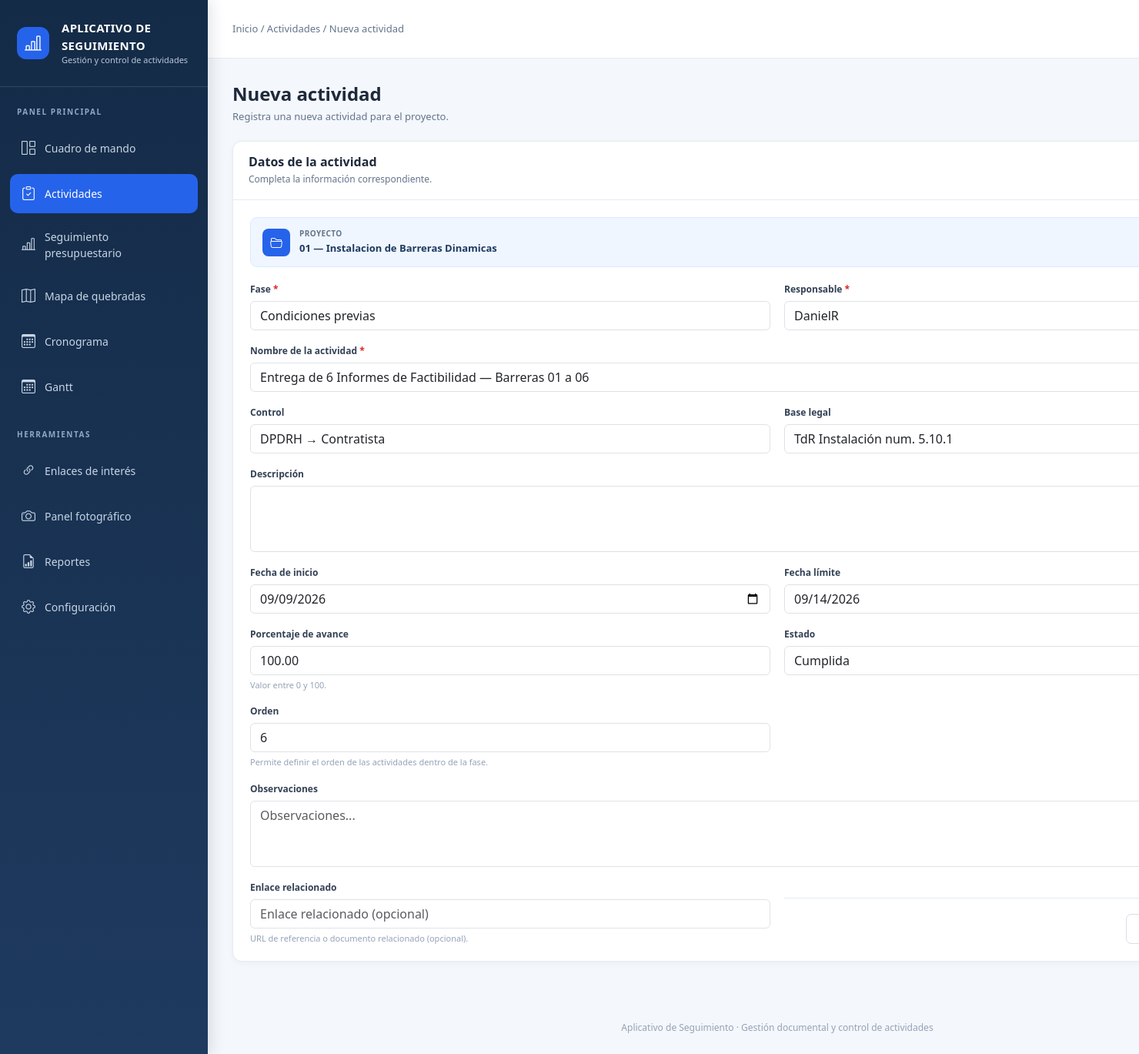
Before: /monitoreo/actividades/6/editar/ (signed in) with the older database file.
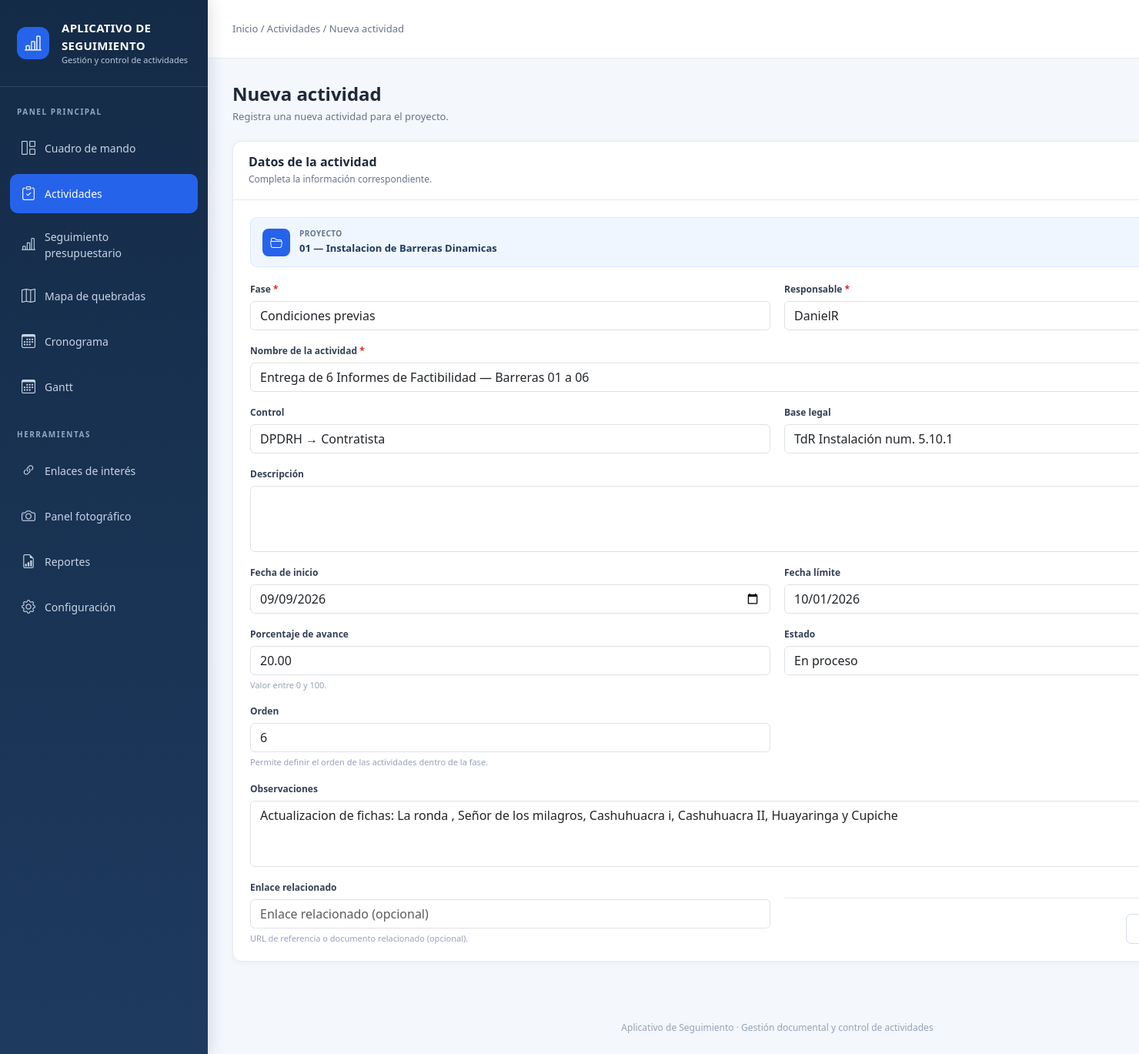
After: the same page with the newer database file.
### monitoreo/models.py (models this page shows, shortened)
class Proyecto(models.Model):
    class Estado(models.TextChoices):
        PLANIFICADO = "PLANIFICADO", "Planificado"
        EN_EJECUCION = "EN_EJECUCION", "En ejecución"
        SUSPENDIDO = "SUSPENDIDO", "Suspendido"
        FINALIZADO = "FINALIZADO", "Finalizado"
        CANCELADO = "CANCELADO", "Cancelado"
    codigo = models.CharField(
        max_length=50,
        unique=True,
    )
    nombre = models.CharField(
        max_length=250,
    )
    descripcion = models.TextField(
        blank=True,
    )
    monto = models.DecimalField(
        max_digits=12,
        decimal_places=2,
        null=True,
        blank=True,
    )
    contratista = models.CharField(
        max_length=250,
        blank=True,
    )
    supervisor = models.CharField(
        max_length=250,
        blank=True,
    )
    entidad_nombre = models.CharField(
        max_length=250,
        blank=True,
    )
    coordinador_tecnico = models.ForeignKey(
        Responsable,
        on_delete=models.PROTECT,
        related_name="proyectos_coordinados",
    )
    fecha_inicio = models.DateField()
    fecha_fin = models.DateField()
    estado = models.CharField(
        max_length=20,
        choices=Estado.choices,
        default=Estado.PLANIFICADO,
    )
    activo = models.BooleanField(
        default=True,
    )
    creado_en = models.DateTimeField(
        auto_now_add=True,
    )
    actualizado_en = models.DateTimeField(
        auto_now=True,
    )
    class Meta:
        verbose_name = "Proyecto"
        verbose_name_plural = "Proyectos"
        ordering = [
            "-fecha_inicio",
            "nombre",
        ]

class Actividad(models.Model):
    class Estado(models.TextChoices):
        PENDIENTE = "PENDIENTE", "Pendiente"
        EN_PROCESO = "EN_PROCESO", "En proceso"
        CUMPLIDA = "CUMPLIDA", "Cumplida"
        VENCIDA = "VENCIDA", "Vencida"
        SUSPENDIDA = "SUSPENDIDA", "Suspendida"
        CANCELADA = "CANCELADA", "Cancelada"
    class Control(models.TextChoices):
        Contratista="Contratista","Contratista"
        ContratistaSupervisorDPDRH="Contratista + Supervisor + DPDRH","Contratista + Supervisor + DPDRH"
        ContratistaANA="Contratista → ANA","Contratista → ANA"
        ContratistaSupervisor="Contratista → Supervisor","Contratista → Supervisor"
        DPDRH="DPDRH","DPDRH"
        DPDRHANAContratista="DPDRH / ANA → Contratista","DPDRH / ANA → Contratista"
        DPDRHContratista="DPDRH → Contratista","DPDRH → Contratista"
        DPDRHANASupervisor="DPDRH/ANA → Supervisor","DPDRH/ANA → Supervisor"
        OficinadeAdministraciónANA="Oficina de Administración (ANA)","Oficina de Administración (ANA)"
        Supervisor="Supervisor","Supervisor"
        SupervisorDPDRH = "Supervisor → DPDRH","Supervisor → DPDRH"
    proyecto = models.ForeignKey(
        Proyecto,
        on_delete=models.CASCADE,
        related_name="actividades",
    )
    fase = models.ForeignKey(
        Fase,
        on_delete=models.PROTECT,
        related_name="actividades",
    )
    nombre = models.CharField(
        max_length=250,
    )
    control = models.CharField(
        max_length=50,
        choices=Control.choices,
        default=Control.Contratista,
    )
    baselegal = models.CharField(
        max_length=250, blank=True)
    descripcion = models.TextField(
        blank=True,
    )
    responsable = models.ForeignKey(
        Responsable,
        on_delete=models.PROTECT,
        related_name="actividades",
    )
    fecha_inicio = models.DateField(
        null=True,
        blank=True,
    )
    fecha_fin = models.DateField(
        null=True,
        blank=True,
    )
    porcentaje_avance = models.DecimalField(
        max_digits=5,
        decimal_places=2,
        default=0,
        validators=[
            MinValueValidator(0),
            MaxValueValidator(100),
        ],
    )
    estado = models.CharField(
        max_length=20,
        choices=Estado.choices,
        default=Estado.PENDIENTE,
    )
    link = models.URLField(
        blank=True,)
    observaciones = models.TextField(
        blank=True,
    )
    orden = models.PositiveIntegerField(
        default=0,
    )
    creado_en = models.DateTimeField(
        auto_now_add=True,
    )
    actualizado_en = models.DateTimeField(
        auto_now=True,
    )
    class Meta:
        verbose_name = "Actividad"
        verbose_name_plural = "Actividades"
        ordering = [
            "proyecto",
            "fase",
            "orden",
            "fecha_fin",
            "nombre",
        ]

### monitoreo/views.py (the view)
@login_required
def actividad_editar(request, pk):
    actividad = get_object_or_404(
        Actividad.objects.select_related(
            "proyecto"
        ),
        pk=pk,
    )
    if request.method == "POST":
        form = ActividadForm(
            request.POST,
            instance=actividad,
            proyecto=actividad.proyecto,
        )
        if form.is_valid():
            form.save()
            messages.success(
                request,
                "La actividad fue actualizada correctamente.",
            )
            return redirect(
                "monitoreo:proyecto_resumen",
                pk=actividad.proyecto.pk,
            )
    else:
        form = ActividadForm(
            instance=actividad,
            proyecto=actividad.proyecto,
        )
    return render(
        request,
        "monitoreo/actividad_form.html",
        {
            "form": form,
            "proyecto": actividad.proyecto,
            "actividad": actividad,
            "titulo": "Editar actividad",
        },
    )

### monitoreo/templates/monitoreo/actividad_form.html (shortened to what this page needs)
{% extends "base.html" %}
{% block actividades_active %}
    active
{% endblock %}
{% block breadcrumb %}
    Inicio / Actividades /
    {% if object %}
        Editar actividad
    {% else %}
        Nueva actividad
    {% endif %}
{% endblock %}
{% block content %}
<div class="form-page-header">
    <div class="form-page-title">
        <h1>
            {% if object %}
                Editar actividad
            {% else %}
                Nueva actividad
            {% endif %}
        </h1>
        <p>
            {% if object %}
                Actualiza la información y el estado de la actividad.
            {% else %}
                Registra una nueva actividad para el proyecto.
            {% endif %}
        </p>
    </div>
</div>
<div class="form-card">
    <div class="form-card-header">
        <h2>
            Datos de la actividad
        </h2>
        <p>
            Completa la información correspondiente.
        </p>
    </div>
    <div class="form-card-body">
        {% if proyecto %}
            <div class="project-context">
                <div class="project-context-icon">
                    <i class="bi bi-folder2-open"></i>
                </div>
                <div>
                    <div class="project-context-label">
                        Proyecto
                    </div>
                    <div class="project-context-name">
                        {{ proyecto.codigo }} — {{ proyecto.nombre }}
                    </div>
                </div>
            </div>
        {% endif %}
        <form method="post">
            <div class="form-grid">
                <div class="form-group">
                    <label
                        for="{{ form.fase.id_for_label }}"
                        class="form-label"
                    >
                        Fase
                        <span class="required">*</span>
                    </label>
                    {{ form.fase }}
                </div>
                <div class="form-group">
                    <label
                        for="{{ form.responsable.id_for_label }}"
                        class="form-label"
                    >
                        Responsable
                        <span class="required">*</span>
                    </label>
                    {{ form.responsable }}
                </div>
                <div class="form-group full">
                    <label
                        for="{{ form.nombre.id_for_label }}"
                        class="form-label"
                    >
                        Nombre de la actividad
                        <span class="required">*</span>
                    </label>
                    {{ form.nombre }}
                </div>
                <div class="form-group">
                    <label
                        for="{{ form.control.id_for_label }}"
                        class="form-label"
                    >
                        Control
                    </label>
                    {{ form.control }}
                </div>
                <div class="form-group">
                    <label
                        for="{{ form.baselegal.id_for_label }}"
                        class="form-label"
                    >
                        Base legal
                    </label>
                    {{ form.baselegal }}
                </div>
                <div class="form-group full">
                    <label
                        for="{{ form.descripcion.id_for_label }}"
                        class="form-label"
                    >
                        Descripción
                    </label>
                    {{ form.descripcion }}
                </div>
                <div class="form-group">
                    <label
                        for="{{ form.fecha_inicio.id_for_label }}"
                        class="form-label"
                    >
                        Fecha de inicio
                    </label>
                    {{ form.fecha_inicio }}
                </div>
                <div class="form-group">
                    <label
                        for="{{ form.fecha_fin.id_for_label }}"
                        class="form-label"
                    >
                        Fecha límite
                    </label>
                    {{ form.fecha_fin }}
                </div>
                <div class="form-group">
                    <label
                        for="{{ form.porcentaje_avance.id_for_label }}"
                        class="form-label"
                    >
                        Porcentaje de avance
                    </label>
                    {{ form.porcentaje_avance }}
                    <span class="help-text">
                        Valor entre 0 y 100.
                    </span>
                </div>
                <div class="form-group">
                    <label
                        for="{{ form.estado.id_for_label }}"
                        class="form-label"
                    >
                        Estado
                    </label>
                    {{ form.estado }}
                </div>
                <div class="form-group">
                    <label
                        for="{{ form.orden.id_for_label }}"
                        class="form-label"
                    >
                        Orden
                    </label>
                    {{ form.orden }}
                    <span class="help-text">
                        Permite definir el orden de las actividades dentro de la fase.
                    </span>
                </div>
                <div class="form-group full">
                    <label
                        for="{{ form.observaciones.id_for_label }}"
                        class="form-label"
                    >
                        Observaciones
                    </label>
                    {{ form.observaciones }}
                </div>
                <div class="form-group">
                    <label
                        for="{{ form.link.id_for_label }}"
                        class="form-label"
                    >
                        Enlace relacionado
                    </label>
                    {{ form.link }}
                    <span class="help-text">
                        URL de referencia o documento relacionado (opcional).
                    </span>
            </div>
            <div class="form-actions">
                {% if proyecto %}
                    <a
                        href="{% url 'monitoreo:proyecto_resumen' proyecto.pk %}"
                        class="btn-form"
                    >
                    </a>
                {% endif %}
            </div>
        </form>
    </div>
</div>
{% endblock %}

### templates/base.html (shortened to what this page needs)
{% load static %}
<!DOCTYPE html>
<html lang="es">
<head>
    <link href="https://cdn.jsdelivr.net/npm/bootstrap@5.3.3/dist/css/bootstrap.min.css" rel="stylesheet">
    <link href="https://cdn.jsdelivr.net/npm/bootstrap-icons@1.11.3/font/bootstrap-icons.css" rel="stylesheet">
</head>
<body>
<div class="app-wrapper">
    <aside class="sidebar" id="sidebar">
        <div class="brand">
            <div class="d-flex align-items-center gap-3">
                <span class="brand-icon"><i class="bi bi-bar-chart-line"></i></span>
                <div>
                    <div class="brand-title">APLICATIVO DE</div>
                    <div class="brand-title">SEGUIMIENTO</div>
                    <div class="brand-subtitle">Gestión y control de actividades</div>
                </div>
            </div>
        </div>
        <div class="menu-label">Panel principal</div>
        <nav class="nav flex-column">
            <a class="nav-link {% block dashboard_active %}{% endblock %}" href="{% url 'monitoreo:proyecto_lista' %}"><i class="bi bi-grid-1x2"></i>Cuadro de mando</a>
            <a class="nav-link {% block actividades_active %}{% endblock %}" href="{% url 'monitoreo:proyecto_resumen' 1 %}"><i class="bi bi-clipboard-check"></i>Actividades</a>
            <a class="nav-link {% block seguimiento_active %}{% endblock %}" href="{% url 'monitoreo:powerbi_seguimiento' %}"><i class="bi bi-bar-chart-line"></i>Seguimiento presupuestario</a>
            <a class="nav-link {% block mapabi_active %}{% endblock %}" href="{% url 'monitoreo:powerbi_mapa' %}"><i class="bi bi-map"></i>Mapa de quebradas</a>
            <a class="nav-link {% block cronograma_active %}{% endblock %}" href="#"><i class="bi bi-calendar3"></i>Cronograma</a>
            <a class="nav-link {% block gantt_active %}{% endblock %}" href="#"><i class="bi bi-calendar3"></i>Gantt</a>
        </nav>
        <div class="menu-label">Herramientas</div>
        <nav class="nav flex-column">
            <a class="nav-link {% block enlaces_active %}{% endblock %}" href="{% url 'enlaces:lista' %}"><i class="bi bi-link-45deg"></i>Enlaces de interés</a>
            <a class="nav-link {% block panel_fotografico_active %}{% endblock %}" href="{% url 'monitoreo:Panel_fotografico' %}"><i class="bi bi-camera"></i>Panel fotográfico</a>
            <a class="nav-link {% block reportes_active %}{% endblock %}" href="#"><i class="bi bi-file-earmark-bar-graph"></i>Reportes</a>
            <a class="nav-link {% block configuracion_active %}{% endblock %}" href="#"><i class="bi bi-gear"></i>Configuración</a>
        </nav>
    </aside>
    <div class="main-area">
        <header class="topbar">
            <div class="d-flex align-items-center gap-3">
                <div class="breadcrumb-text">{% block breadcrumb %}Inicio / Aplicativo de seguimiento{% endblock %}</div>
            </div>
        </header>
        <main class="content">
            {% block content %}{% endblock %}
        </main>
        <footer class="footer">Aplicativo de Seguimiento · Gestión documental y control de actividades</footer>
    </div>
</div>
</body>
</html>

Changed rows visible on the page:
changed Actividad "Condiciones previas": fecha_fin "09/14/2026" → "10/01/2026"; porcentaje_avance "100.00" → "20.00"; estado "Cumplida" → "En proceso"; observaciones (not shown) → "Actualizacion de fichas: La ronda , Señor de los milagros, Cashuhuacra i, Cashuhuacra II, Huayaringa y Cupiche"
